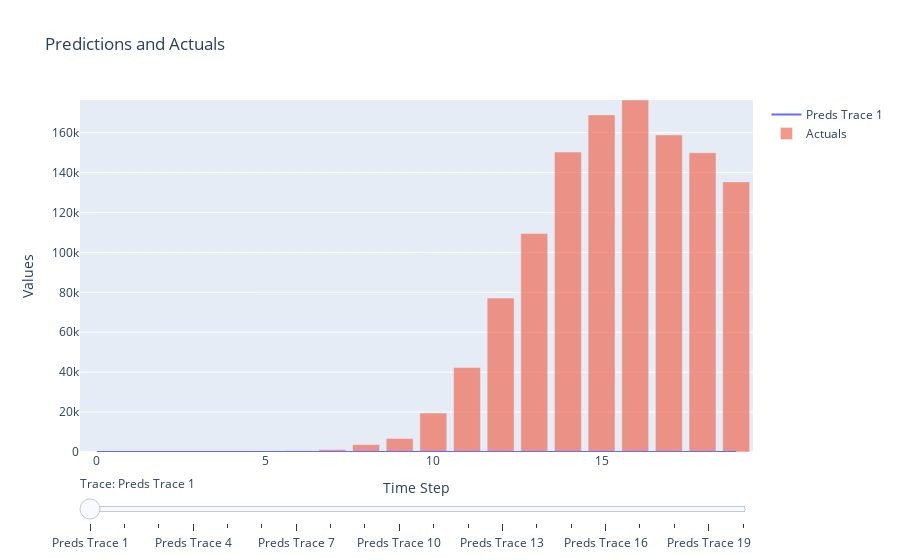

Notebook source saved alongside this figure:
### Code cell
fig1.show()

### Figure 1 — Plotly figure (JSON) as saved in the notebook; plotly's stock layout.template omitted (floating-point values rounded to 4 significant figures)
{"data": [{"mode": "lines", "name": "Preds Trace 1", "type": "scatter", "visible": true, "x": [0, 1, 2, 3, 4, 5, 6, 7, 8, 9, 10, 11, 12, 13, 14, 15, 16, 17, 18, 19], "y": [0.0, 0.0, 0.0, 0.0, 0.0, 0.0, 0.0, 0.0, 0.0, 0.0, 0.0, 0.0, 0.0, 0.0, 0.0, 0.0, 0.0, 0.0, 0.0, 0.0]}, {"mode": "lines", "name": "Preds Trace 2", "type": "scatter", "visible": false, "x": [0, 1, 2, 3, 4, 5, 6, 7, 8, 9, 10, 11, 12, 13, 14, 15, 16, 17, 18, 19], "y": [0.0, 0.0, 0.0, 0.0, 0.0, 0.0, 0.0, 0.0, 0.0, 0.0, 0.0, 0.0, 0.0, 0.0, 0.0, 0.0, 0.0, 0.0, 0.0, 0.0]}, {"mode": "lines", "name": "Preds Trace 3", "type": "scatter", "visible": false, "x": [0, 1, 2, 3, 4, 5, 6, 7, 8, 9, 10, 11, 12, 13, 14, 15, 16, 17, 18, 19], "y": [0.0, 0.0, 0.0, 0.0, 0.0, 0.0, 0.0, 0.0, 0.0, 0.0, 0.0, 0.0, 0.0, 0.0, 0.0, 0.0, 0.0, 0.0, 0.0, 0.0]}, {"mode": "lines", "name": "Preds Trace 4", "type": "scatter", "visible": false, "x": [0, 1, 2, 3, 4, 5, 6, 7, 8, 9, 10, 11, 12, 13, 14, 15, 16, 17, 18, 19], "y": [0.0, 0.0, 0.0, 0.0, 0.0, 0.0, 0.0, 0.0, 0.0, 0.0, 0.0, 0.0, 0.0, 0.0, 0.0, 0.0, 0.0, 0.0, 0.0, 0.0]}, {"mode": "lines", "name": "Preds Trace 5", "type": "scatter", "visible": false, "x": [0, 1, 2, 3, 4, 5, 6, 7, 8, 9, 10, 11, 12, 13, 14, 15, 16, 17, 18, 19], "y": [0.0, 0.0, 0.0, 0.0, 0.0, 0.0, 0.0, 0.0, 0.0, 0.0, 0.0, 0.0, 0.0, 0.0, 0.0, 0.0, 0.0, 0.0, 0.0, 0.0]}, {"mode": "lines", "name": "Preds Trace 6", "type": "scatter", "visible": false, "x": [0, 1, 2, 3, 4, 5, 6, 7, 8, 9, 10, 11, 12, 13, 14, 15, 16, 17, 18, 19], "y": [0.0, 0.0, 0.0, 0.0, 0.0, 32.17, -28.14, 320.4, 1637.0, 7081.0, 11870.0, 14210.0, 15380.0, 16230.0, 15820.0, 18620.0, 18950.0, 16910.0, 19260.0, 15950.0]}, {"mode": "lines", "name": "Preds Trace 7", "type": "scatter", "visible": false, "x": [0, 1, 2, 3, 4, 5, 6, 7, 8, 9, 10, 11, 12, 13, 14, 15, 16, 17, 18, 19], "y": [0.0, 0.0, 0.0, 0.0, 0.0, 114.0, -27.86, 320.9, 1644.0, 7109.0, 11920.0, 14260.0, 15440.0, 16300.0, 15880.0, 18700.0, 19020.0, 16980.0, 19340.0, 16010.0]}, {"mode": "lines", "name": "Preds Trace 8", "type": "scatter", "visible": false, "x": [0, 1, 2, 3, 4, 5, 6, 7, 8, 9, 10, 11, 12, 13, 14, 15, 16, 17, 18, 19], "y": [0.0, 0.0, 0.0, 0.0, 0.0, 114.0, 648.7, 320.9, 1647.0, 7120.0, 11940.0, 14280.0, 15460.0, 16330.0, 15910.0, 18730.0, 19050.0, 17000.0, 19370.0, 16040.0]}, {"mode": "lines", "name": "Preds Trace 9", "type": "scatter", "visible": false, "x": [0, 1, 2, 3, 4, 5, 6, 7, 8, 9, 10, 11, 12, 13, 14, 15, 16, 17, 18, 19], "y": [0.0, 0.0, 0.0, 0.0, 0.0, 114.0, 648.7, 1220.0, 1648.0, 7125.0, 11950.0, 14290.0, 15470.0, 16340.0, 15920.0, 18740.0, 19070.0, 17020.0, 19390.0, 16050.0]}, {"mode": "lines", "name": "Preds Trace 10", "type": "scatter", "visible": false, "x": [0, 1, 2, 3, 4, 5, 6, 7, 8, 9, 10, 11, 12, 13, 14, 15, 16, 17, 18, 19], "y": [0.0, 0.0, 0.0, 0.0, 0.0, 114.0, 648.7, 1220.0, 3679.0, 7128.0, 11950.0, 14300.0, 15480.0, 16350.0, 15920.0, 18750.0, 19080.0, 17020.0, 19390.0, 16060.0]}, {"mode": "lines", "name": "Preds Trace 11", "type": "scatter", "visible": false, "x": [0, 1, 2, 3, 4, 5, 6, 7, 8, 9, 10, 11, 12, 13, 14, 15, 16, 17, 18, 19], "y": [0.0, 0.0, 0.0, 0.0, 0.0, 114.0, 648.7, 1220.0, 3679.0, 6751.0, 11960.0, 14310.0, 15490.0, 16350.0, 15930.0, 18760.0, 19080.0, 17030.0, 19400.0, 16060.0]}, {"mode": "lines", "name": "Preds Trace 12", "type": "scatter", "visible": false, "x": [0, 1, 2, 3, 4, 5, 6, 7, 8, 9, 10, 11, 12, 13, 14, 15, 16, 17, 18, 19], "y": [0.0, 0.0, 0.0, 0.0, 0.0, 114.0, 648.7, 1220.0, 3679.0, 6751.0, 19490.0, 14310.0, 15490.0, 16360.0, 15940.0, 18770.0, 19090.0, 17030.0, 19410.0, 16070.0]}, {"mode": "lines", "name": "Preds Trace 13", "type": "scatter", "visible": false, "x": [0, 1, 2, 3, 4, 5, 6, 7, 8, 9, 10, 11, 12, 13, 14, 15, 16, 17, 18, 19], "y": [0.0, 0.0, 0.0, 0.0, 0.0, 114.0, 648.7, 1220.0, 3679.0, 6751.0, 19490.0, 42320.0, 15500.0, 16360.0, 15940.0, 18770.0, 19090.0, 17040.0, 19410.0, 16070.0]}, {"mode": "lines", "name": "Preds Trace 14", "type": "scatter", "visible": false, "x": [0, 1, 2, 3, 4, 5, 6, 7, 8, 9, 10, 11, 12, 13, 14, 15, 16, 17, 18, 19], "y": [0.0, 0.0, 0.0, 0.0, 0.0, 114.0, 648.7, 1220.0, 3679.0, 6751.0, 19490.0, 42320.0, 77140.0, 16360.0, 15940.0, 18770.0, 19100.0, 17040.0, 19420.0, 16080.0]}, {"mode": "lines", "name": "Preds Trace 15", "type": "scatter", "visible": false, "x": [0, 1, 2, 3, 4, 5, 6, 7, 8, 9, 10, 11, 12, 13, 14, 15, 16, 17, 18, 19], "y": [0.0, 0.0, 0.0, 0.0, 0.0, 114.0, 648.7, 1220.0, 3679.0, 6751.0, 19490.0, 42320.0, 77140.0, 109400.0, 15950.0, 18780.0, 19100.0, 17050.0, 19420.0, 16080.0]}, {"mode": "lines", "name": "Preds Trace 16", "type": "scatter", "visible": false, "x": [0, 1, 2, 3, 4, 5, 6, 7, 8, 9, 10, 11, 12, 13, 14, 15, 16, 17, 18, 19], "y": [0.0, 0.0, 0.0, 0.0, 0.0, 114.0, 648.7, 1220.0, 3679.0, 6751.0, 19490.0, 42320.0, 77140.0, 109400.0, 150200.0, 18780.0, 19100.0, 17050.0, 19420.0, 16080.0]}, {"mode": "lines", "name": "Preds Trace 17", "type": "scatter", "visible": false, "x": [0, 1, 2, 3, 4, 5, 6, 7, 8, 9, 10, 11, 12, 13, 14, 15, 16, 17, 18, 19], "y": [0.0, 0.0, 0.0, 0.0, 0.0, 114.0, 648.7, 1220.0, 3679.0, 6751.0, 19490.0, 42320.0, 77140.0, 109400.0, 150200.0, 168900.0, 19100.0, 17050.0, 19420.0, 16080.0]}, {"mode": "lines", "name": "Preds Trace 18", "type": "scatter", "visible": false, "x": [0, 1, 2, 3, 4, 5, 6, 7, 8, 9, 10, 11, 12, 13, 14, 15, 16, 17, 18, 19], "y": [0.0, 0.0, 0.0, 0.0, 0.0, 114.0, 648.7, 1220.0, 3679.0, 6751.0, 19490.0, 42320.0, 77140.0, 109400.0, 150200.0, 168900.0, 176300.0, 17050.0, 19420.0, 16080.0]}, {"mode": "lines", "name": "Preds Trace 19", "type": "scatter", "visible": false, "x": [0, 1, 2, 3, 4, 5, 6, 7, 8, 9, 10, 11, 12, 13, 14, 15, 16, 17, 18, 19], "y": [0.0, 0.0, 0.0, 0.0, 0.0, 114.0, 648.7, 1220.0, 3679.0, 6751.0, 19490.0, 42320.0, 77140.0, 109400.0, 150200.0, 168900.0, 176300.0, 158800.0, 19420.0, 16080.0]}, {"mode": "lines", "name": "Preds Trace 20", "type": "scatter", "visible": false, "x": [0, 1, 2, 3, 4, 5, 6, 7, 8, 9, 10, 11, 12, 13, 14, 15, 16, 17, 18, 19], "y": [0.0, 0.0, 0.0, 0.0, 0.0, 114.0, 648.7, 1220.0, 3679.0, 6751.0, 19490.0, 42320.0, 77140.0, 109400.0, 150200.0, 168900.0, 176300.0, 158800.0, 149900.0, 16080.0]}, {"name": "Actuals", "opacity": 0.6, "type": "bar", "x": [0, 1, 2, 3, 4, 5, 6, 7, 8, 9, 10, 11, 12, 13, 14, 15, 16, 17, 18, 19], "y": [0.0, 0.0, 0.0, 0.0, 0.0, 114.0, 648.7, 1220.0, 3679.0, 6751.0, 19490.0, 42320.0, 77140.0, 109400.0, 150200.0, 168900.0, 176300.0, 158800.0, 149900.0, 135300.0]}], "layout": {"barmode": "overlay", "sliders": [{"active": 0, "currentvalue": {"prefix": "Trace: "}, "pad": {"t": 20}, "steps": [{"args": [{"visible": [true, false, false, false, false, false, false, false, false, false, false, false, false, false, false, false, false, false, false, false, true]}], "label": "Preds Trace 1", "method": "update"}, {"args": [{"visible": [false, true, false, false, false, false, false, false, false, false, false, false, false, false, false, false, false, false, false, false, true]}], "label": "Preds Trace 2", "method": "update"}, {"args": [{"visible": [false, false, true, false, false, false, false, false, false, false, false, false, false, false, false, false, false, false, false, false, true]}], "label": "Preds Trace 3", "method": "update"}, {"args": [{"visible": [false, false, false, true, false, false, false, false, false, false, false, false, false, false, false, false, false, false, false, false, true]}], "label": "Preds Trace 4", "method": "update"}, {"args": [{"visible": [false, false, false, false, true, false, false, false, false, false, false, false, false, false, false, false, false, false, false, false, true]}], "label": "Preds Trace 5", "method": "update"}, {"args": [{"visible": [false, false, false, false, false, true, false, false, false, false, false, false, false, false, false, false, false, false, false, false, true]}], "label": "Preds Trace 6", "method": "update"}, {"args": [{"visible": [false, false, false, false, false, false, true, false, false, false, false, false, false, false, false, false, false, false, false, false, true]}], "label": "Preds Trace 7", "method": "update"}, {"args": [{"visible": [false, false, false, false, false, false, false, true, false, false, false, false, false, false, false, false, false, false, false, false, true]}], "label": "Preds Trace 8", "method": "update"}, {"args": [{"visible": [false, false, false, false, false, false, false, false, true, false, false, false, false, false, false, false, false, false, false, false, true]}], "label": "Preds Trace 9", "method": "update"}, {"args": [{"visible": [false, false, false, false, false, false, false, false, false, true, false, false, false, false, false, false, false, false, false, false, true]}], "label": "Preds Trace 10", "method": "update"}, {"args": [{"visible": [false, false, false, false, false, false, false, false, false, false, true, false, false, false, false, false, false, false, false, false, true]}], "label": "Preds Trace 11", "method": "update"}, {"args": [{"visible": [false, false, false, false, false, false, false, false, false, false, false, true, false, false, false, false, false, false, false, false, true]}], "label": "Preds Trace 12", "method": "update"}, {"args": [{"visible": [false, false, false, false, false, false, false, false, false, false, false, false, true, false, false, false, false, false, false, false, true]}], "label": "Preds Trace 13", "method": "update"}, {"args": [{"visible": [false, false, false, false, false, false, false, false, false, false, false, false, false, true, false, false, false, false, false, false, true]}], "label": "Preds Trace 14", "method": "update"}, {"args": [{"visible": [false, false, false, false, false, false, false, false, false, false, false, false, false, false, true, false, false, false, false, false, true]}], "label": "Preds Trace 15", "method": "update"}, {"args": [{"visible": [false, false, false, false, false, false, false, false, false, false, false, false, false, false, false, true, false, false, false, false, true]}], "label": "Preds Trace 16", "method": "update"}, {"args": [{"visible": [false, false, false, false, false, false, false, false, false, false, false, false, false, false, false, false, true, false, false, false, true]}], "label": "Preds Trace 17", "method": "update"}, {"args": [{"visible": [false, false, false, false, false, false, false, false, false, false, false, false, false, false, false, false, false, true, false, false, true]}], "label": "Preds Trace 18", "method": "update"}, {"args": [{"visible": [false, false, false, false, false, false, false, false, false, false, false, false, false, false, false, false, false, false, true, false, true]}], "label": "Preds Trace 19", "method": "update"}, {"args": [{"visible": [false, false, false, false, false, false, false, false, false, false, false, false, false, false, false, false, false, false, false, true, true]}], "label": "Preds Trace 20", "method": "update"}]}], "title": {"text": "Predictions and Actuals"}, "xaxis": {"title": {"text": "Time Step"}}, "yaxis": {"range": [0, 176300.0], "title": {"text": "Values"}}}}
